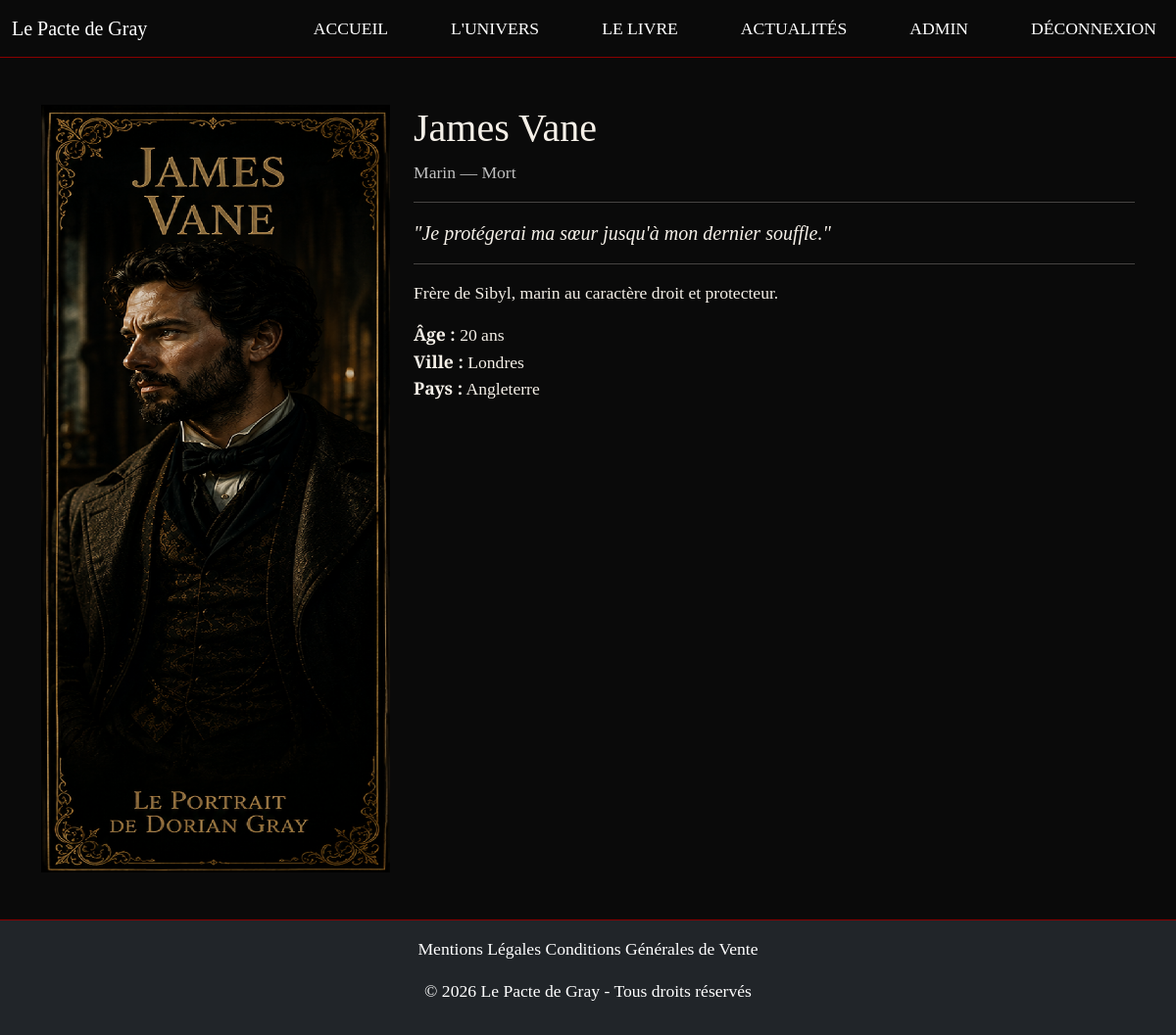
The app's page /pages/personnage.php?id=5 (signed in) with its own data.
### tables this page shows
CREATE TABLE personnage (
    personnage_id INT PRIMARY KEY AUTO_INCREMENT,
    nom VARCHAR(150) NOT NULL,
    prenom VARCHAR(150),
    image VARCHAR(255),
    age VARCHAR(50),
    ville VARCHAR(100),
    pays VARCHAR(100),
    rang VARCHAR(100),
    statut VARCHAR (100),
    role ENUM('protagoniste', 'antagoniste', 'secondaire') NOT NULL,
    citation TEXT,
    description TEXT,
    actif BOOLEAN DEFAULT TRUE,
    categorie_id INT NOT NULL,
    FOREIGN KEY (categorie_id) REFERENCES categorie(categorie_id) 
);

### src/Services/PersonnageService.php (called while the page is built, shortened)
<?php
require_once __DIR__ .'/../Repository/PersonnageRepository.php';
class PersonnageService
{
    private PersonnageRepository $personnageRepository;
    public function __construct(PDO $pdo)
    {
        $this->personnageRepository = new PersonnageRepository($pdo);
    }
        public function getPersonnageComplet(int $id): ?array
        {
            $personnage = $this->personnageRepository->findById($id);
            $lieux = $this->personnageRepository->findLieux($id);
            return [
                'personnage' => $personnage,
                'lieux' => $lieux
            ];
        }
}

### src/Repository/PersonnageRepository.php (called while the page is built, shortened)
<?php
require_once __DIR__ .'/../Entity/Personnage.php';
class PersonnageRepository
{
    private PDO $pdo;
    public function __construct(PDO $pdo)
    {
        $this->pdo = $pdo;
    }
    public function findById(int $id): ?Personnage
    {
        $sql = "SELECT p.*, c.nom as categorie_nom
                FROM personnage p
                JOIN categorie c ON p.categorie_id = c.categorie_id
                WHERE p.personnage_id = :id
                AND p.actif = TRUE";
        $stmt = $this->pdo->prepare($sql);
        $stmt->execute([':id' => $id]);
        $stmt->setFetchMode(PDO::FETCH_CLASS, Personnage::class);
        $result = $stmt->fetch();
        return $result ?: null;
    }
    public function findLieux(int $personnageId): array
    {
        $sql = "SELECT l.lieu_id, l.nom, l.image, l.ville, l.pays, l.description
                FROM lieu l
                JOIN personnage_lieu pl ON l.lieu_id = pl.lieu_id
                WHERE pl.personnage_id = :personnage_id";
        $stmt = $this->pdo->prepare($sql);
        $stmt->execute([':personnage_id'=> $personnageId]);
        return $stmt->fetchAll(PDO::FETCH_CLASS, Personnage::class);
    }
}

### src/Entity/Personnage.php (called while the page is built, shortened)
<?php
class Personnage {
    private string $nom;
    private ?string $prenom;
    private ?string $image;
    private ?string $age;
    private ?string $ville;
    private ?string $pays;
    private ?string $rang;
    private ?string $statut;
    private ?string $citation;
    private ?string $description;
  public function getNom() : string
 {
    return $this->nom;
 }
  public function getPrenom() : ?string
 {
    return $this->prenom;
 }
  public function getImage() : ?string
 {
    return $this->image;
 }
  public function getAge() : ?string
 {
    return $this->age;
 }
  public function getVille() : ?string
 {
    return $this->ville;
 }
  public function getPays() : ?string
 {
    return $this->pays;
 }
  public function getRang() : ?string
 {
    return $this->rang;
 }
  public function getStatut() : ?string
 {
    return $this->statut;
 }
  public function getCitation() : ?string
 {
    return $this->citation;
 }
  public function getDescription() : ?string
 {
    return $this->description;
 }
}

### pages/personnage.php (the view, shortened to what this page needs)
<?php
require_once __DIR__ . '/../includes/header.php';
require_once __DIR__ . '/../src/Services/PersonnageService.php';
$personnageId = isset($_GET['id']) ? (int)$_GET['id'] : 0;
$pdo = Database::getConnection();
$personnageService = new PersonnageService($pdo);
$data = $personnageService->getPersonnageComplet($personnageId);
$personnage = $data['personnage'];
?>
<div class="container my-5">
    <div class="row">
        <div class="col-md-4 text-center">
            <img src="<?= BASE_URL ?>images/<?= htmlspecialchars($personnage->getImage()) ?>"
                 alt="<?= htmlspecialchars($personnage->getNom()) ?>"
                 class="img-fluid personnage-detail-image">
        </div>
        <div class="col-md-8">
            <h1><?= htmlspecialchars($personnage->getPrenom()) ?> <?= htmlspecialchars($personnage->getNom()) ?></h1>
            <p class="text-muted"><?= htmlspecialchars($personnage->getRang()) ?> — <?= htmlspecialchars($personnage->getStatut()) ?></p>
            <hr>
            <?php if ($personnage->getCitation()) : ?>
            <blockquote class="blockquote">
                <p><em>"<?= htmlspecialchars($personnage->getCitation()) ?>"</em></p>
            </blockquote>
            <hr>
            <?php endif; ?>
            <p><?= htmlspecialchars($personnage->getDescription()) ?></p>
            <ul class="list-unstyled mt-3">
                <?php if ($personnage->getAge()) : ?>
                    <li><strong>Âge :</strong> <?= htmlspecialchars($personnage->getAge()) ?></li>
                <?php endif; ?>
                <?php if ($personnage->getVille()) : ?>
                    <li><strong>Ville :</strong> <?= htmlspecialchars($personnage->getVille()) ?></li>
                <?php endif; ?>
                <?php if ($personnage->getPays()) : ?>
                    <li><strong>Pays :</strong> <?= htmlspecialchars($personnage->getPays()) ?></li>
                <?php endif; ?>
            </ul>
        </div>
    </div>
</div>
<?php require_once __DIR__ . '/../includes/footer.php'; ?>

### css/style.css (style rules this page uses)
body { background-color: #0a0a0a; color: #F5F0E8; font-family: 'Cormorant Garamond', serif; font-size: 1.1rem; }
h1, h2, h3, h4 { font-family: 'Cinzel', serif; color: #F5F0E8; }
.text-muted { color: #C0C0C0 !important; }

### records on screen
personnage: image (picture), prenom "James", nom "Vane", rang "Marin", statut "Mort", citation "Je protégerai ma sœur jusqu'à mon dernier souffle.", description "Frère de Sibyl, marin au caractère droit et protecteur.", age "20 ans", ville "Londres", pays "Angleterre"
